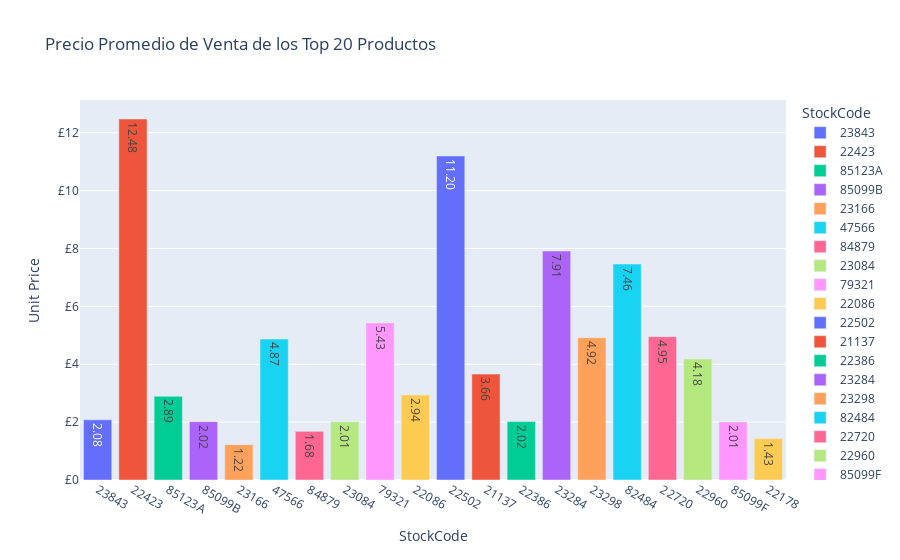

Here is the notebook cell this chart was saved with:
### Code cell
unitPrice_grouped = Sales.groupby(['StockCode'], as_index=False)['UnitPrice'].mean()
unit_price = product_sales_perf.merge(unitPrice_grouped, on='StockCode')

fig = px.bar(unit_price,
            title='Precio Promedio de Venta de los Top 20 Productos',
            x='StockCode',
            y='UnitPrice',
            color='StockCode',
            text='UnitPrice',
            text_auto='.2f')
fig.update_yaxes(tickprefix = '£', title='Unit Price')
fig.show()

unit_price

### Figure 1 — Plotly figure (JSON) as saved in the notebook; plotly's stock layout.template omitted (floating-point values rounded to 4 significant figures)
{"data": [{"alignmentgroup": "True", "hovertemplate": "StockCode=%{x}<br>UnitPrice=%{text}<extra></extra>", "legendgroup": "23843", "marker": {"color": "#636efa", "pattern": {"shape": ""}}, "name": "23843", "offsetgroup": "23843", "orientation": "v", "showlegend": true, "text": [2.08], "textposition": "auto", "texttemplate": "%{y:.2f}", "type": "bar", "x": ["23843"], "xaxis": "x", "y": [2.08], "yaxis": "y"}, {"alignmentgroup": "True", "hovertemplate": "StockCode=%{x}<br>UnitPrice=%{text}<extra></extra>", "legendgroup": "22423", "marker": {"color": "#EF553B", "pattern": {"shape": ""}}, "name": "22423", "offsetgroup": "22423", "orientation": "v", "showlegend": true, "text": [12.48], "textposition": "auto", "texttemplate": "%{y:.2f}", "type": "bar", "x": ["22423"], "xaxis": "x", "y": [12.48], "yaxis": "y"}, {"alignmentgroup": "True", "hovertemplate": "StockCode=%{x}<br>UnitPrice=%{text}<extra></extra>", "legendgroup": "85123A", "marker": {"color": "#00cc96", "pattern": {"shape": ""}}, "name": "85123A", "offsetgroup": "85123A", "orientation": "v", "showlegend": true, "text": [2.893], "textposition": "auto", "texttemplate": "%{y:.2f}", "type": "bar", "x": ["85123A"], "xaxis": "x", "y": [2.893], "yaxis": "y"}, {"alignmentgroup": "True", "hovertemplate": "StockCode=%{x}<br>UnitPrice=%{text}<extra></extra>", "legendgroup": "85099B", "marker": {"color": "#ab63fa", "pattern": {"shape": ""}}, "name": "85099B", "offsetgroup": "85099B", "orientation": "v", "showlegend": true, "text": [2.016], "textposition": "auto", "texttemplate": "%{y:.2f}", "type": "bar", "x": ["85099B"], "xaxis": "x", "y": [2.016], "yaxis": "y"}, {"alignmentgroup": "True", "hovertemplate": "StockCode=%{x}<br>UnitPrice=%{text}<extra></extra>", "legendgroup": "23166", "marker": {"color": "#FFA15A", "pattern": {"shape": ""}}, "name": "23166", "offsetgroup": "23166", "orientation": "v", "showlegend": true, "text": [1.22], "textposition": "auto", "texttemplate": "%{y:.2f}", "type": "bar", "x": ["23166"], "xaxis": "x", "y": [1.22], "yaxis": "y"}, {"alignmentgroup": "True", "hovertemplate": "StockCode=%{x}<br>UnitPrice=%{text}<extra></extra>", "legendgroup": "47566", "marker": {"color": "#19d3f3", "pattern": {"shape": ""}}, "name": "47566", "offsetgroup": "47566", "orientation": "v", "showlegend": true, "text": [4.873], "textposition": "auto", "texttemplate": "%{y:.2f}", "type": "bar", "x": ["47566"], "xaxis": "x", "y": [4.873], "yaxis": "y"}, {"alignmentgroup": "True", "hovertemplate": "StockCode=%{x}<br>UnitPrice=%{text}<extra></extra>", "legendgroup": "84879", "marker": {"color": "#FF6692", "pattern": {"shape": ""}}, "name": "84879", "offsetgroup": "84879", "orientation": "v", "showlegend": true, "text": [1.681], "textposition": "auto", "texttemplate": "%{y:.2f}", "type": "bar", "x": ["84879"], "xaxis": "x", "y": [1.681], "yaxis": "y"}, {"alignmentgroup": "True", "hovertemplate": "StockCode=%{x}<br>UnitPrice=%{text}<extra></extra>", "legendgroup": "23084", "marker": {"color": "#B6E880", "pattern": {"shape": ""}}, "name": "23084", "offsetgroup": "23084", "orientation": "v", "showlegend": true, "text": [2.014], "textposition": "auto", "texttemplate": "%{y:.2f}", "type": "bar", "x": ["23084"], "xaxis": "x", "y": [2.014], "yaxis": "y"}, {"alignmentgroup": "True", "hovertemplate": "StockCode=%{x}<br>UnitPrice=%{text}<extra></extra>", "legendgroup": "79321", "marker": {"color": "#FF97FF", "pattern": {"shape": ""}}, "name": "79321", "offsetgroup": "79321", "orientation": "v", "showlegend": true, "text": [5.429], "textposition": "auto", "texttemplate": "%{y:.2f}", "type": "bar", "x": ["79321"], "xaxis": "x", "y": [5.429], "yaxis": "y"}, {"alignmentgroup": "True", "hovertemplate": "StockCode=%{x}<br>UnitPrice=%{text}<extra></extra>", "legendgroup": "22086", "marker": {"color": "#FECB52", "pattern": {"shape": ""}}, "name": "22086", "offsetgroup": "22086", "orientation": "v", "showlegend": true, "text": [2.937], "textposition": "auto", "texttemplate": "%{y:.2f}", "type": "bar", "x": ["22086"], "xaxis": "x", "y": [2.937], "yaxis": "y"}, {"alignmentgroup": "True", "hovertemplate": "StockCode=%{x}<br>UnitPrice=%{text}<extra></extra>", "legendgroup": "22502", "marker": {"color": "#636efa", "pattern": {"shape": ""}}, "name": "22502", "offsetgroup": "22502", "orientation": "v", "showlegend": true, "text": [11.2], "textposition": "auto", "texttemplate": "%{y:.2f}", "type": "bar", "x": ["22502"], "xaxis": "x", "y": [11.2], "yaxis": "y"}, {"alignmentgroup": "True", "hovertemplate": "StockCode=%{x}<br>UnitPrice=%{text}<extra></extra>", "legendgroup": "21137", "marker": {"color": "#EF553B", "pattern": {"shape": ""}}, "name": "21137", "offsetgroup": "21137", "orientation": "v", "showlegend": true, "text": [3.661], "textposition": "auto", "texttemplate": "%{y:.2f}", "type": "bar", "x": ["21137"], "xaxis": "x", "y": [3.661], "yaxis": "y"}, {"alignmentgroup": "True", "hovertemplate": "StockCode=%{x}<br>UnitPrice=%{text}<extra></extra>", "legendgroup": "22386", "marker": {"color": "#00cc96", "pattern": {"shape": ""}}, "name": "22386", "offsetgroup": "22386", "orientation": "v", "showlegend": true, "text": [2.019], "textposition": "auto", "texttemplate": "%{y:.2f}", "type": "bar", "x": ["22386"], "xaxis": "x", "y": [2.019], "yaxis": "y"}, {"alignmentgroup": "True", "hovertemplate": "StockCode=%{x}<br>UnitPrice=%{text}<extra></extra>", "legendgroup": "23284", "marker": {"color": "#ab63fa", "pattern": {"shape": ""}}, "name": "23284", "offsetgroup": "23284", "orientation": "v", "showlegend": true, "text": [7.913], "textposition": "auto", "texttemplate": "%{y:.2f}", "type": "bar", "x": ["23284"], "xaxis": "x", "y": [7.913], "yaxis": "y"}, {"alignmentgroup": "True", "hovertemplate": "StockCode=%{x}<br>UnitPrice=%{text}<extra></extra>", "legendgroup": "23298", "marker": {"color": "#FFA15A", "pattern": {"shape": ""}}, "name": "23298", "offsetgroup": "23298", "orientation": "v", "showlegend": true, "text": [4.917], "textposition": "auto", "texttemplate": "%{y:.2f}", "type": "bar", "x": ["23298"], "xaxis": "x", "y": [4.917], "yaxis": "y"}, {"alignmentgroup": "True", "hovertemplate": "StockCode=%{x}<br>UnitPrice=%{text}<extra></extra>", "legendgroup": "82484", "marker": {"color": "#19d3f3", "pattern": {"shape": ""}}, "name": "82484", "offsetgroup": "82484", "orientation": "v", "showlegend": true, "text": [7.464], "textposition": "auto", "texttemplate": "%{y:.2f}", "type": "bar", "x": ["82484"], "xaxis": "x", "y": [7.464], "yaxis": "y"}, {"alignmentgroup": "True", "hovertemplate": "StockCode=%{x}<br>UnitPrice=%{text}<extra></extra>", "legendgroup": "22720", "marker": {"color": "#FF6692", "pattern": {"shape": ""}}, "name": "22720", "offsetgroup": "22720", "orientation": "v", "showlegend": true, "text": [4.954], "textposition": "auto", "texttemplate": "%{y:.2f}", "type": "bar", "x": ["22720"], "xaxis": "x", "y": [4.954], "yaxis": "y"}, {"alignmentgroup": "True", "hovertemplate": "StockCode=%{x}<br>UnitPrice=%{text}<extra></extra>", "legendgroup": "22960", "marker": {"color": "#B6E880", "pattern": {"shape": ""}}, "name": "22960", "offsetgroup": "22960", "orientation": "v", "showlegend": true, "text": [4.179], "textposition": "auto", "texttemplate": "%{y:.2f}", "type": "bar", "x": ["22960"], "xaxis": "x", "y": [4.179], "yaxis": "y"}, {"alignmentgroup": "True", "hovertemplate": "StockCode=%{x}<br>UnitPrice=%{text}<extra></extra>", "legendgroup": "85099F", "marker": {"color": "#FF97FF", "pattern": {"shape": ""}}, "name": "85099F", "offsetgroup": "85099F", "orientation": "v", "showlegend": true, "text": [2.007], "textposition": "auto", "texttemplate": "%{y:.2f}", "type": "bar", "x": ["85099F"], "xaxis": "x", "y": [2.007], "yaxis": "y"}, {"alignmentgroup": "True", "hovertemplate": "StockCode=%{x}<br>UnitPrice=%{text}<extra></extra>", "legendgroup": "22178", "marker": {"color": "#FECB52", "pattern": {"shape": ""}}, "name": "22178", "offsetgroup": "22178", "orientation": "v", "showlegend": true, "text": [1.431], "textposition": "auto", "texttemplate": "%{y:.2f}", "type": "bar", "x": ["22178"], "xaxis": "x", "y": [1.431], "yaxis": "y"}], "layout": {"barmode": "relative", "legend": {"title": {"text": "StockCode"}, "tracegroupgap": 0}, "title": {"text": "Precio Promedio de Venta de los Top 20 Productos"}, "xaxis": {"anchor": "y", "categoryarray": ["23843", "22423", "85123A", "85099B", "23166", "47566", "84879", "23084", "79321", "22086", "22502", "21137", "22386", "23284", "23298", "82484", "22720", "22960", "85099F", "22178"], "categoryorder": "array", "domain": [0, 1], "title": {"text": "StockCode"}}, "yaxis": {"anchor": "x", "domain": [0, 1], "tickprefix": "£", "title": {"text": "Unit Price"}}}}
